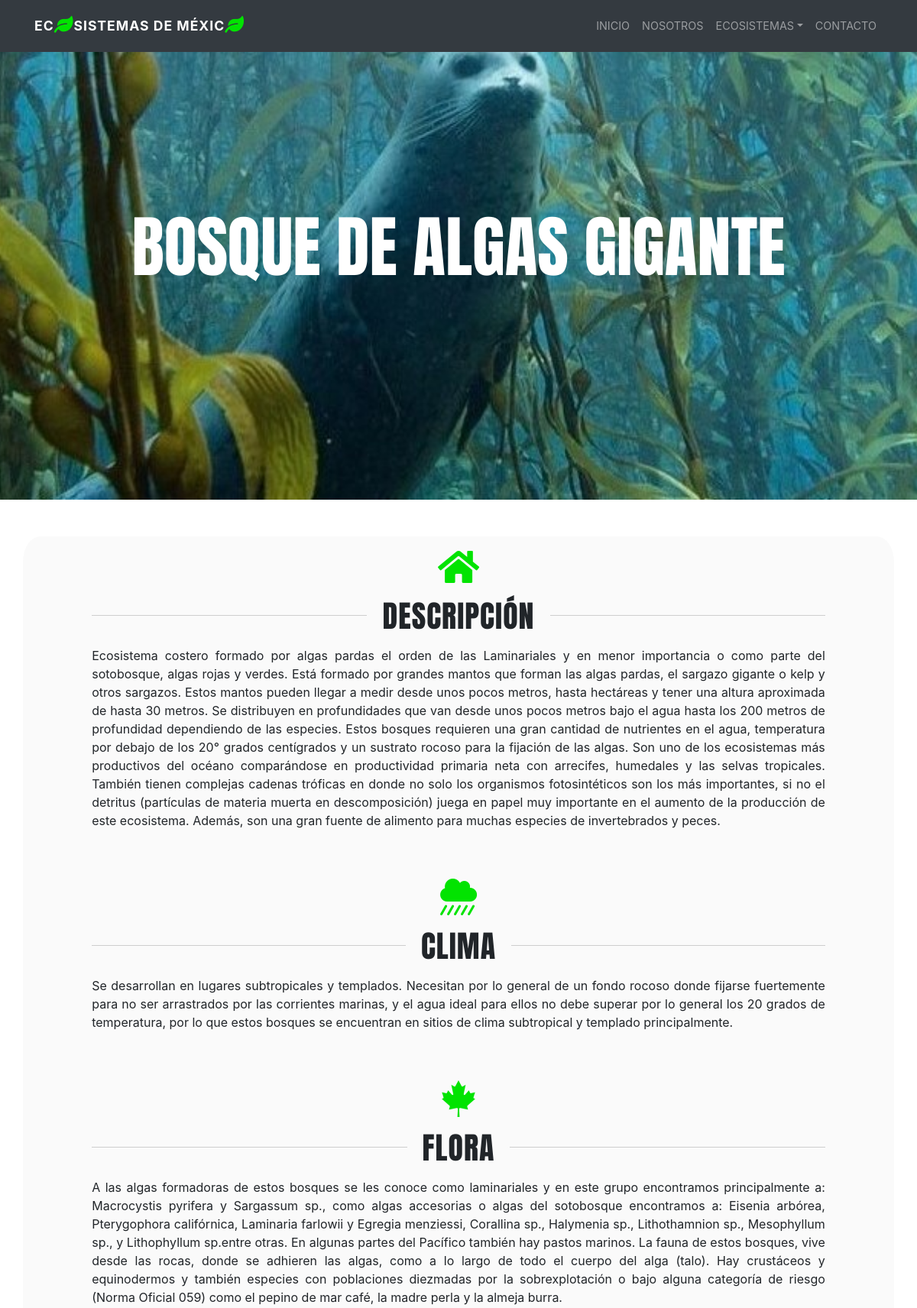
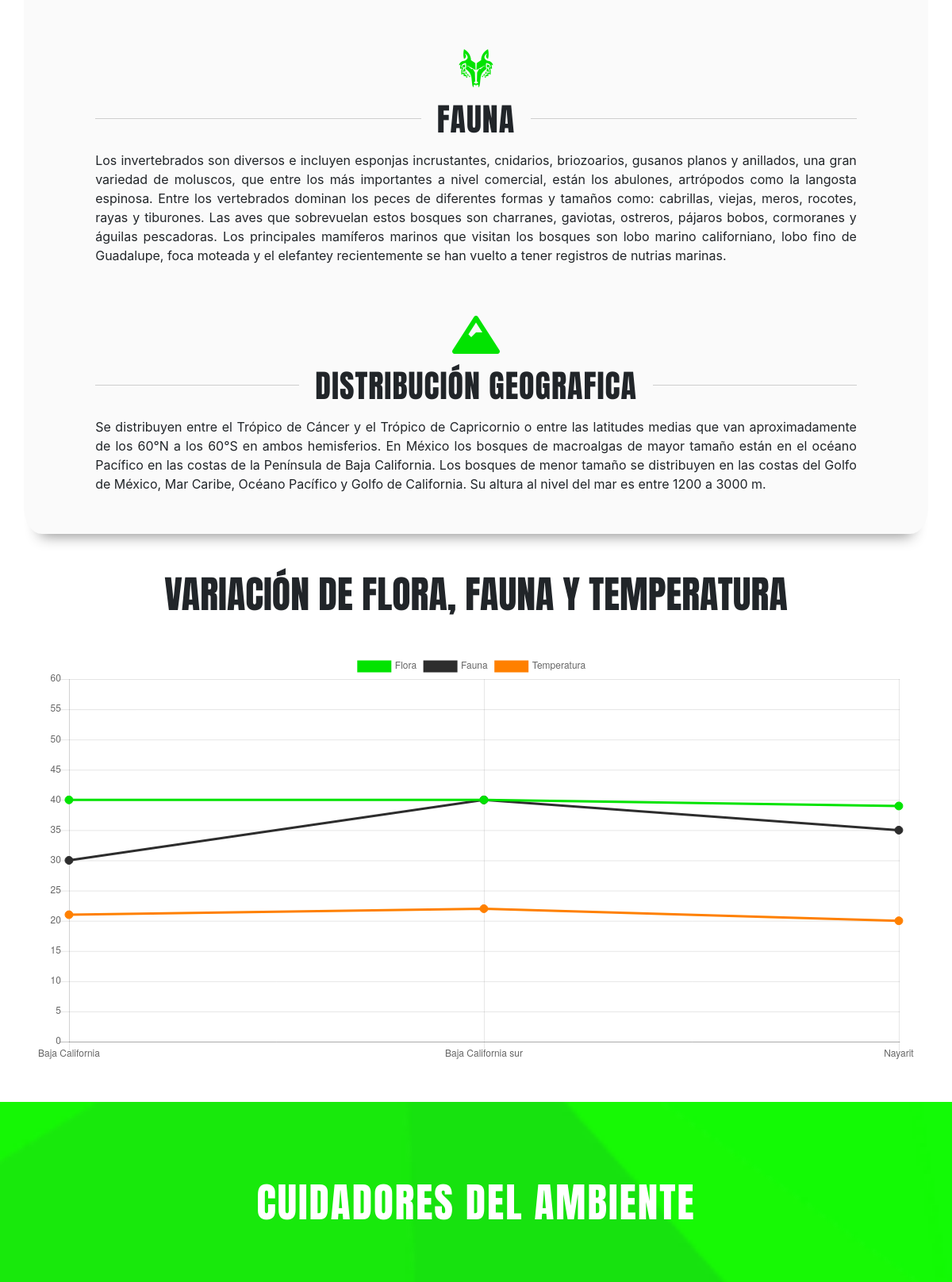
/bosque-algas.php (upper part), run on the app's committed database (2 pictures, top to bottom).
### tables this page shows
CREATE TABLE `ecosistema` (
  `id` int(11) NOT NULL,
  `nombre` varchar(45) NOT NULL,
  `descripcion` text NOT NULL,
  `clima` text NOT NULL,
  `flora` text NOT NULL,
  `fauna` text NOT NULL,
  `distribucion` text NOT NULL,
  `imagen` varchar(45) NOT NULL
);

### bosque-algas.php (the view, shortened to what this page needs)
<?php
include 'includes/conexion.php';
?>
<?php
include 'includes/header.php';
?>
<?php
include 'includes/navegacion.php';
?>
<?php
$consulta = "SELECT nombre, descripcion, clima, flora, fauna, distribucion  FROM ecosistema WHERE id='3'";
$resecosistema = mysqli_query($bd,$consulta);
$mostrardatos = mysqli_fetch_array($resecosistema);
 ?>
<div class="algas text-center">
  <div class="container">
    <div class="titulo-bgimagen my-5">
      <h1 class="animated wow zoomIn"><?php echo $mostrardatos['nombre'] ?></h1>
    </div>
  </div>
</div>
<div class="container perro">
<div class="my-5 text-center px-5 animated wow bounceInLeft slow" data-wow-delay="200ms">
    <i class="fas fa-home fa-3x pt-3" style="color: #02E301;"></i>
<h2>descripción</h2>
    <p><?php echo $mostrardatos['descripcion'] ?></p>
</div>
<div class="my-5 text-center px-5 animated wow bounceInRight slow" data-wow-delay="400ms">
    <i class="fas fa-cloud-showers-heavy fa-3x pt-3" style="color: #02E301;"></i>
<h2>clima</h2>
    <p><?php echo $mostrardatos['clima'] ?></p>
  </div>
<div class="my-5 text-center px-5  animated wow bounceInLeft slow" data-wow-delay="600ms">
      <i class="fab fa-canadian-maple-leaf fa-3x pt-3" style="color: #02E301;"></i>
<h2>flora</h2>
    <p><?php echo $mostrardatos['flora'] ?></p>
  </div>
<div class="my-5 text-center px-5 animated wow bounceInRight slow" data-wow-delay="800ms">
<i class="fab fa-wolf-pack-battalion fa-3x pt-3" style="color: #02E301;"></i>
<h2>fauna</h2>
    <p><?php echo $mostrardatos['fauna'] ?></p>
  </div>
<div class="my-5 text-center px-5 animated wow bounceInLeft slow" data-wow-delay="1000ms">
    <i class="fas fa-mountain fa-3x pt-3" style="color: #02E301;"></i>
<h2>distribución geografica</h2>
    <p><?php echo $mostrardatos['distribucion'] ?></p>
  </div>
</div>
<div class="container animated wow bounceIn slow" data-wow-delay="900ms">
<h2 class="graficaAlgas">Variación de flora, fauna y Temperatura</h2>
<script>
       $(document).ready(function() {
          new Chart(document.getElementById("graficaAlgas"), {
          type: 'line',
          data: {
            labels: ["Baja California","Baja California sur","Nayarit"],
            datasets: [{
                data: [40,40,39],
                label: "Flora",
                borderColor: "#02E301",
                fill: false,
                backgroundColor : "#02E301",
                lineTension : 0,
                pointRadius : 5
              }, {
                data: [30,40,35],
                label: "Fauna",
                borderColor: "#2d2d2d",
                fill: false,
                backgroundColor : "#2d2d2d",
                lineTension : 0,
                pointRadius : 5
              }, {
                data: [21,22,20],
                label: "Temperatura",
                borderColor: "#ff8000",
                fill: false,
                backgroundColor : "#ff8000",
                lineTension : 0,
                pointRadius : 5
              },
            ]
          },
          options: {
            responsive: true,
            title: {
              display: true,
              position: "top",
              fontSize: 15,
          },
          scales: {
               yAxes: [{
                 ticks: {
                   max: 60,
                   min: 0,
                   stepSize: 5
                 }
               }]
          },
          }
       });
       });
     </script>
<div class="mb-4">
  <canvas id="graficaAlgas" width="100%"></canvas>
</div>
</div>
<?php
include 'includes/asociaciones.php';
 ?>
</body>
</html>

### css/estilos.css (style rules this page uses)
body { background-color: white; }
.titulo-bgimagen { padding: 20% 0; }
.titulo-bgimagen h1 { font-family: 'Anton', sans-serif; font-size: 5.5rem; text-transform: uppercase; text-align: center; color: white; }
.algas { background: url(../img/algas.jpg) no-repeat center center; background-size: cover; overflow: hidden; width: 100%; }
.perro { background-color: #fafafa; -webkit-box-shadow: 0px 22px 18px -20px rgba(0, 0, 0, 0.46); -moz-box-shadow: 0px 22px 18px -20px rgba(0, 0, 0, 0.46); box-shadow: 0px 22px 18px -20px rgba(0, 0, 0, 0.46); border-radius: 2%; padding-bottom: 0.2rem; }
.perro p { padding: 0 1.7rem; text-align: justify; }
.perro h2 { display: flex; width: 100%; justify-content: center; align-items: center; text-align: center; font-family: 'Anton', sans-serif; text-transform: uppercase; letter-spacing: 1px; font-size: 2.5rem; margin: 1rem 0; padding: 0 1.7rem; }
.perro h2:before, .perro h2:after { content: ''; border-top: 1px solid #cecece; margin: 0 20px 0 0; flex: 1 0 20px; }
.perro h2:after { margin: 0 0 0 20px; }
.graficaAlgas { font-family: 'Anton', sans-serif; font-size: 3rem; text-transform: uppercase; text-align: center; padding-top: 3rem; }

### data on the page
ecosistema: nombre "BOSQUE DE ALGAS GIGANTE", descripcion "Ecosistema costero formado por algas pardas el orden de las Laminariales y en menor importancia o como parte del sotobosque, algas rojas y verdes. Está formado por grandes mantos que forman las algas pardas, el sargazo gigante o kelp y otros sargazos. Estos mantos pueden llegar a medir desde unos pocos metros, hasta hectáreas y tener una altura aproximada de hasta 30 metros. Se distribuyen en profundidades que van desde unos pocos metros bajo el agua hasta los 200 metros de profundidad dependiendo de las especies. Estos bosques requieren una gran cantidad de nutrientes en el agua, temperatura por debajo de los 20° grados centígrados y un sustrato rocoso para la fijación de las algas. Son…", clima "Se desarrollan en lugares subtropicales y templados. Necesitan por lo general de un fondo rocoso donde fijarse fuertemente para no ser arrastrados por las corrientes marinas, y el agua ideal para ellos no debe superar por lo general los 20 grados de temperatura, por lo que estos bosques se encuentran en sitios de clima subtropical y templado principalmente.", flora "A las algas formadoras de estos bosques se les conoce como laminariales y en este grupo encontramos principalmente a: Macrocystis pyrifera y Sargassum sp., como algas accesorias o algas del sotobosque encontramos a: Eisenia arbórea, Pterygophora califórnica, Laminaria farlowii y Egregia menziessi, Corallina sp., Halymenia sp., Lithothamnion sp., Mesophyllum sp., y Lithophyllum sp.entre otras. En algunas partes del Pacífico también hay pastos marinos. La fauna de estos bosques, vive desde las rocas, donde se adhieren las algas, como a lo largo de todo el cuerpo del alga (talo). Hay crustáceos y equinodermos y también especies con poblaciones diezmadas por la sobrexplotación o bajo alguna…", fauna "Los invertebrados son diversos e incluyen esponjas incrustantes, cnidarios, briozoarios, gusanos planos y anillados, una gran variedad de moluscos, que entre los más importantes a nivel comercial, están los abulones, artrópodos como la langosta espinosa. Entre los vertebrados dominan los peces de diferentes formas y tamaños como: cabrillas, viejas, meros, rocotes, rayas y tiburones. Las aves que sobrevuelan estos bosques son charranes, gaviotas, ostreros, pájaros bobos, cormoranes y águilas pescadoras. Los principales mamíferos marinos que visitan los bosques son lobo marino californiano, lobo fino de Guadalupe, foca moteada y el elefantey recientemente se han vuelto a tener registros de…", distribucion "Se distribuyen entre el Trópico de Cáncer y el Trópico de Capricornio o entre las latitudes medias que van aproximadamente de los 60°N a los 60°S en ambos hemisferios. En México los bosques de macroalgas de mayor tamaño están en el océano Pacífico en las costas de la Península de Baja California. Los bosques de menor tamaño se distribuyen en las costas del Golfo de México, Mar Caribe, Océano Pacífico y Golfo de California. Su altura al nivel del mar es entre 1200 a 3000 m."
